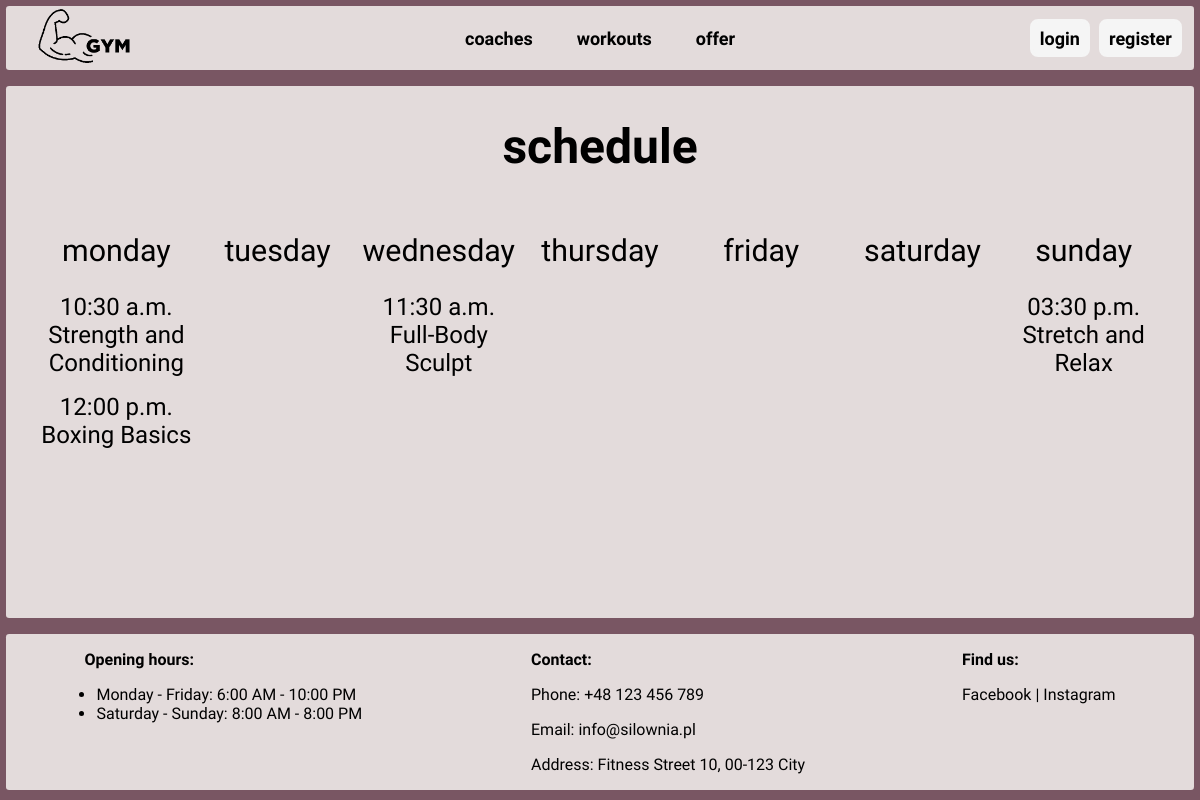
The app's page /workout/schedule/, older data.
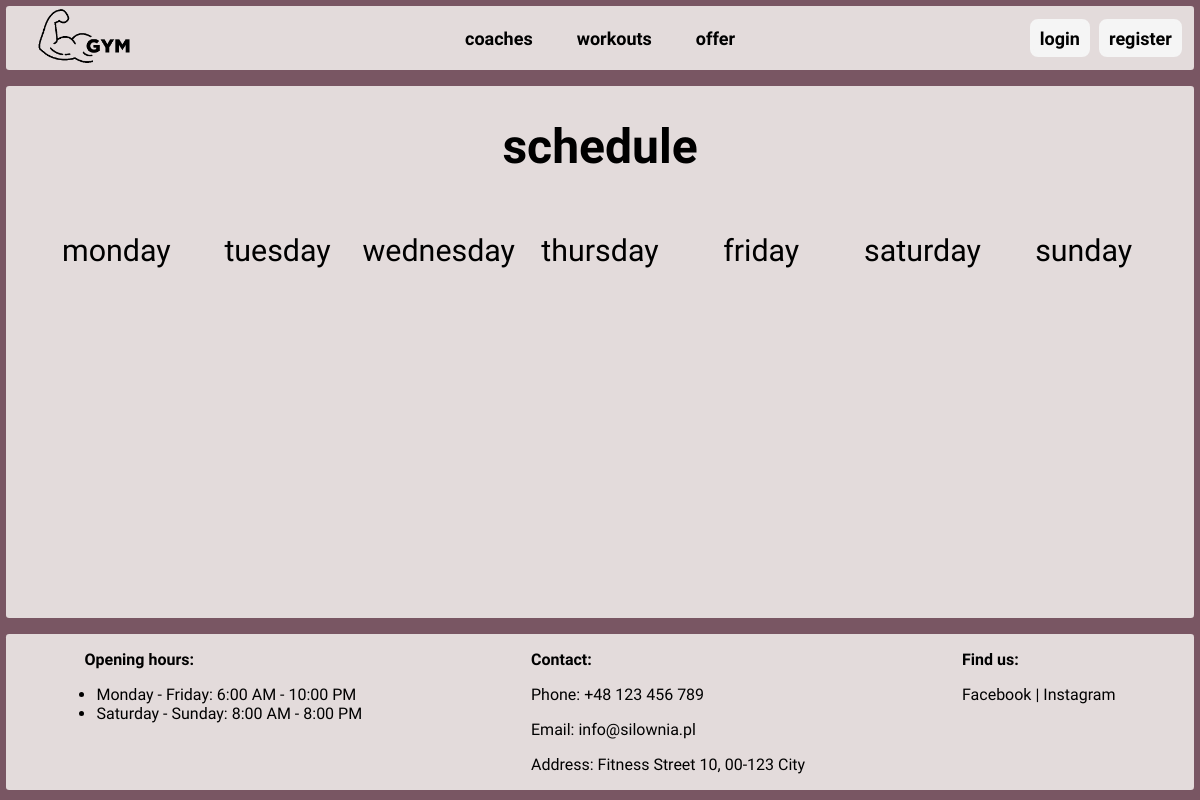
The same page, newer data.
### workout/models.py (models this page shows)
class Workout(models.Model):
    name = models.CharField(max_length=100)
    coach = models.ForeignKey(User, on_delete=models.CASCADE, related_name='coach_workouts')
    client = models.ManyToManyField(User, related_name='client_workouts')
    description = models.TextField()
    target = models.CharField(max_length=50)
    start_time = models.TimeField(null=True)
    end_time = models.TimeField(null=True)
    max_participants = models.IntegerField()
    class Difficulty(models.TextChoices):
        BEGINNER = 'beginner', 'Beginner'
        INTERMEDIATE = 'intermediate', 'Intermediate'
        ADVANCED = 'advanced', 'Advanced'
    difficulty = models.CharField(
        max_length=20,
        choices=Difficulty.choices,
        null=True,
    )
    class Weekdays(models.TextChoices):
        MONDAY = 'monday', 'Monday'
        TUESDAY = 'tuesday', 'Tuesday'
        WEDNESDAY = 'wednesday', 'Wednesday'
        THURSDAY = 'thursday', 'Thursday'
        FRIDAY = 'friday', 'Friday'
        SATURDAY = 'saturday', 'Saturday'
        SUNDAY = 'sunday', 'Sunday'
    day = models.CharField(
        choices=Weekdays.choices,
        max_length=10,
        null=True,
    )
    class Status(models.TextChoices):
        ACTIVE = 'active', 'Active'
        INACTIVE = 'inactive', 'Inactive'
    status = models.CharField(
        choices=Status.choices,
        default=Status.ACTIVE,
        max_length=10,
    )

### workout/views.py (the view)
# urls.py: path('schedule/', views.schedule, name='schedule'),
def schedule(request):
    context = {
        'workouts': Workout.objects.all().filter(status='active').order_by('start_time').values(),
        'weekdays': Workout.Weekdays.choices
    }
    return render(request, "workout/schedule.html", context)

### workout/templates/workout/schedule.html
{% extends 'core/index.html' %}
{% block content %}
<div id="schedule-container">
    <h1> schedule </h1>
    <div id="schedule-table">
        {% for day in weekdays %}
            <div class="schedule-row">
                <h2> {{ day.0 }}</h2>
                {% for workout in workouts %}
                    {% if workout.day == day.0 %}
                    <div class="schedule-workout">
                        <p>{{workout.start_time|date:"h:i a"}}</p>
                        <a href="{% url 'workout:details_workout' workout.id%}" ><p>{{ workout.name }}</p></a>
                    </div>
                    {% endif %}
                {% endfor %}
            </div>
        {% endfor %}
    </div>
</div>
{% endblock %}

Row changes from the older to the newer data that the page shows:
removed Workout: start_time "10:30 a.m.", name "Strength and Conditioning", shown under "monday"
removed Workout: start_time "12:00 p.m.", name "Boxing Basics", shown under "monday"
removed Workout: start_time "11:30 a.m.", name "Full-Body Sculpt", shown under "wednesday"
removed Workout: start_time "03:30 p.m.", name "Stretch and Relax", shown under "sunday"
